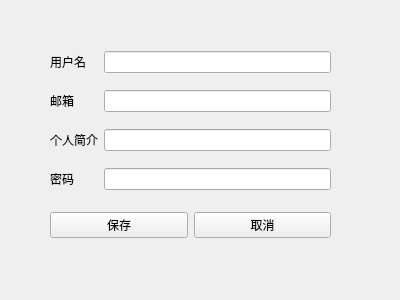
<?xml version="1.0" encoding="UTF-8"?>
<ui version="4.0">
 <class>AddStudent</class>
 <widget class="QWidget" name="AddStudent">
  <property name="geometry">
   <rect>
    <x>0</x>
    <y>0</y>
    <width>400</width>
    <height>300</height>
   </rect>
  </property>
  <property name="windowTitle">
   <string>Form</string>
  </property>
  <widget class="QWidget" name="gridLayoutWidget">
   <property name="geometry">
    <rect>
     <x>50</x>
     <y>200</y>
     <width>281</width>
     <height>51</height>
    </rect>
   </property>
   <layout class="QGridLayout" name="gridLayout">
    <item row="0" column="0">
     <widget class="QPushButton" name="save_button">
      <property name="text">
       <string>保存</string>
      </property>
     </widget>
    </item>
    <item row="0" column="1">
     <widget class="QPushButton" name="cancel_button">
      <property name="text">
       <string>取消</string>
      </property>
     </widget>
    </item>
   </layout>
  </widget>
  <widget class="QWidget" name="gridLayoutWidget_2">
   <property name="geometry">
    <rect>
     <x>50</x>
     <y>40</y>
     <width>281</width>
     <height>161</height>
    </rect>
   </property>
   <layout class="QGridLayout" name="gridLayout_2">
    <item row="0" column="1">
     <widget class="QLineEdit" name="le_username"/>
    </item>
    <item row="3" column="0">
     <widget class="QLabel" name="label_4">
      <property name="text">
       <string>密码</string>
      </property>
     </widget>
    </item>
    <item row="3" column="1">
     <widget class="QLineEdit" name="le_password"/>
    </item>
    <item row="1" column="0">
     <widget class="QLabel" name="label_2">
      <property name="text">
       <string>邮箱</string>
      </property>
     </widget>
    </item>
    <item row="1" column="1">
     <widget class="QLineEdit" name="le_email"/>
    </item>
    <item row="2" column="0">
     <widget class="QLabel" name="label_3">
      <property name="text">
       <string>个人简介</string>
      </property>
     </widget>
    </item>
    <item row="0" column="0">
     <widget class="QLabel" name="label">
      <property name="text">
       <string>用户名</string>
      </property>
     </widget>
    </item>
    <item row="2" column="1">
     <widget class="QLineEdit" name="le_description"/>
    </item>
   </layout>
  </widget>
 </widget>
 <resources/>
 <connections/>
</ui>
